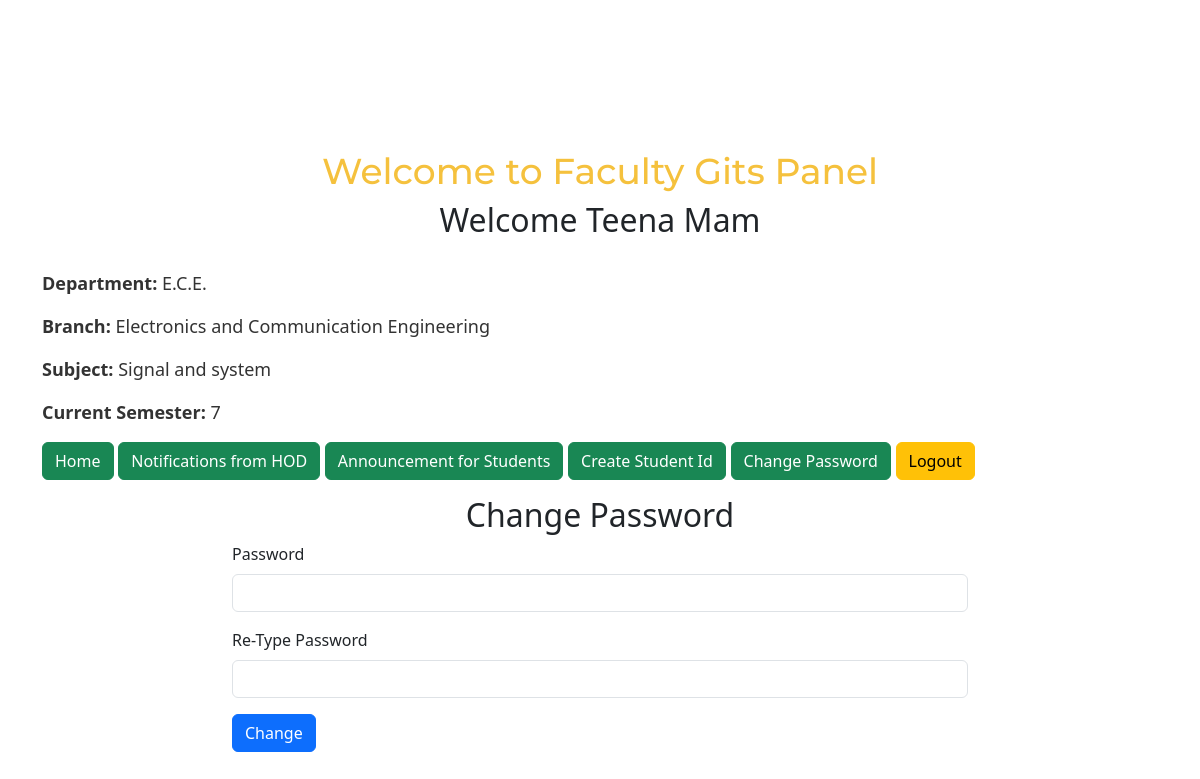
Page /clg-project/faculty/change-password.php (signed in) on the committed database.
### tables this page shows
CREATE TABLE `users` (
  `id` bigint(20) NOT NULL,
  `user_id` bigint(20) NOT NULL,
  `user_name` varchar(50) NOT NULL,
  `password` varchar(50) NOT NULL,
  `type` int(11) DEFAULT 3,
  `date` timestamp NOT NULL DEFAULT current_timestamp() ON UPDATE current_timestamp()
);

CREATE TABLE `faculty_info` (
  `id` int(11) NOT NULL,
  `faculty_id` int(11) NOT NULL,
  `hod_id` int(10) DEFAULT NULL,
  `name` varchar(100) DEFAULT NULL,
  `department` varchar(200) DEFAULT NULL,
  `branch` varchar(200) DEFAULT NULL,
  `subject` varchar(200) DEFAULT NULL,
  `semester` varchar(10) DEFAULT NULL,
  `created_at` datetime NOT NULL DEFAULT current_timestamp()
);

### clg-project/functions.php (called while the page is built, shortened)
<?php
function check_faculty_login($con)
{
	if(isset($_SESSION['faculty_user_id']))
	{
		$id = $_SESSION['faculty_user_id'];
		$query = "select * from users as a left join faculty_info as b on a.id = b.faculty_id where a.id = '$id' limit 1";
		$result = mysqli_query($con,$query);
		if($result && mysqli_num_rows($result) > 0)
		{
			$user_data = mysqli_fetch_assoc($result);
			return $user_data;
		}
	}
	die;
}

### clg-project/faculty/change-password.php (the view, shortened to what this page needs)
<?php
	include("../connection.php");
	include("../functions.php");
	$user_data = check_faculty_login($con);
?>
<!DOCTYPE html>
<html lang="en">
<head>
  <link rel="stylesheet" href="faculty-homepage.css">
  <link href="https://cdn.jsdelivr.net/npm/bootstrap@5.3.0/dist/css/bootstrap.min.css" rel="stylesheet">
</head>
<body>
  <div class="container">
  <h1 class="welcome-heading">Welcome to Faculty Gits Panel</h1>
    <h2>Welcome <?php echo $user_data['name'] ?></h2>
    <div class="faculty-info">
      <p><strong>Department:</strong> <?php echo $user_data['department'] ?></p>
      <p><strong>Branch:</strong> <?php echo $user_data['branch'] ?></p>
      <p><strong>Subject:</strong> <?php echo $user_data['subject'] ?></p>
      <p><strong>Current Semester:</strong> <?php echo $user_data['semester'] ?></p>
      <div class="buttons">
      <a class="btn btn-success" href="index.php">Home</a>
      <a class="btn btn-success" href="hod-announcement.php">Notifications from HOD</a>
      <a class="btn btn-success" href="faculty-announcement.php">Announcement for Students</a>
      <a class="btn btn-success" href="add-student.php">Create Student Id </a>
      <a href="change-password.php" class="btn btn-success">Change Password</a>
      <a class="btn btn-warning" href="logout.php">Logout</a>
    </div>
    </div>
    <div class="row">
        <div class="col-md-8 offset-md-2">
            <h2 class="semester-heading mt-3">Change Password</h2>
            <form action="" method="post" class="text-start">
                <div class="mb-3">
                    <label for="formControlInput1" class="form-label">Password</label>
                    <input type="password" class="form-control" id="formControlInput1" name="password" placeholder="" required>
                </div>
                <div class="mb-3">
                    <label for="formControlInput2" class="form-label">Re-Type Password</label>
                    <input type="password" class="form-control" id="formControlInput2" name="rePassword" placeholder="" required>
                </div>
                <button type="submit" name="fSubmit" class="btn btn-primary">Change</button>
            </form>
        </div>
    </div>
  </div>
</body>
</html>

### clg-project/faculty/faculty-homepage.css (style rules this page uses)
body { margin: 0; padding: 0; font-family: 'Poppins', sans-serif; background-color: #f5f5f5; }
.container { width: 100%; max-width: 1200px; margin: 0 auto; padding: 100px; text-align: center; }
.welcome-heading { font-size: 36px; margin-top: 50px; font-family: 'Montserrat', sans-serif; color: #f5c13d; }
.faculty-info { font-size: 18px; margin-top: 30px; text-align: left; color: #333; }
button { padding: 10px 20px; font-size: 18px; border-radius: 5px; border: none; background-color: #4CAF50; color: white; margin: 10px; cursor: pointer; }

### rows in the picture
users: faculty_info.name "Teena Mam", faculty_info.department "E.C.E.", faculty_info.branch "Electronics and Communication Engineering", faculty_info.subject "Signal and system", faculty_info.semester "7"
